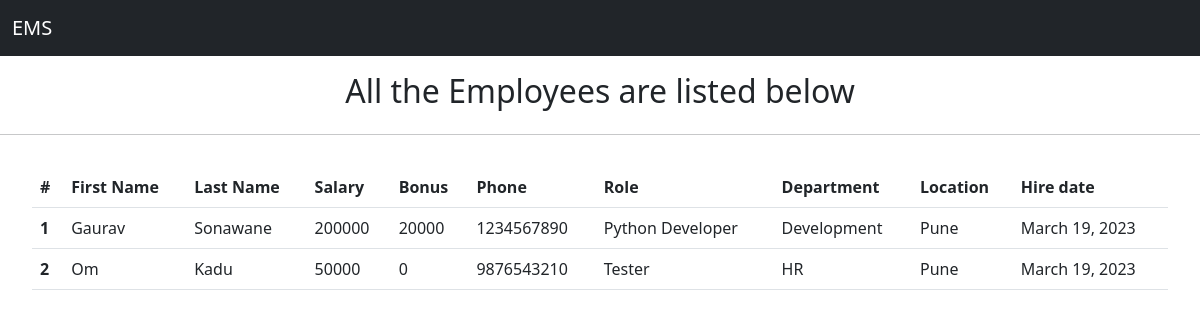
The page /all_emp on the database as committed earlier.
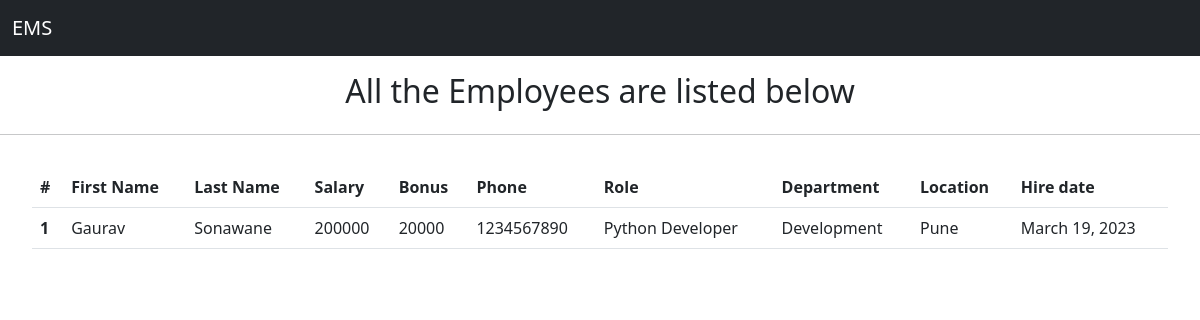
The same page on the database as committed later.
### emp_app/models.py (models this page shows, shortened)
class Employee(models.Model):
    first_name = models.CharField(max_length=100, null=False)
    last_name = models.CharField(max_length=100)
    dept = models.ForeignKey(Department, on_delete=models.CASCADE)
    salary = models.CharField(max_length=100)
    bonus = models.IntegerField(default=0)
    role = models.ForeignKey(Role, on_delete=models.CASCADE)
    phone = models.IntegerField(default=0)
    hire_date = models.DateField()

class Role(models.Model):
    name = models.CharField(max_length=100, null=False)

class Department(models.Model):
    name = models.CharField(max_length=100, null=False)
    location = models.CharField(max_length=100)

### emp_app/views.py (the view)
# urls.py: path('all_emp', views.all_emp, name='all_emp'),
def all_emp(request):
    emps = Employee.objects.all()
    context = {
        'emps': emps
    }
    return render(request, 'view_all_emp.html', context)

### emp_app/templates/view_all_emp.html (shortened to what this page needs)
{% load static %}
<!DOCTYPE html>
<html lang="en">
<head>
    <link href="https://cdn.jsdelivr.net/npm/bootstrap@5.3.0-alpha1/dist/css/bootstrap.min.css" rel="stylesheet"
>
    <link rel="stylesheet" href="{%static 'view_all_emps.css'%}">
</head>
<body>
<header>
    <nav class="navbar navbar-expand-lg bg-dark" data-bs-theme="dark">
        <div class="container-fluid">
            <a class="navbar-brand" href="/">EMS</a>
        </div>
    </nav>
</header>
<div class="center">
    <h2>All the Employees are listed below</h2>
</div>
    <hr>
    <div class="table_cont">
        <table class="table">
            <thead>
            <tr>
                <th scope="col">#</th>
                <th scope="col">First Name</th>
                <th scope="col">Last Name</th>
                <th scope="col">Salary</th>
                <th scope="col">Bonus</th>
                <th scope="col">Phone</th>
                <th scope="col">Role</th>
                <th scope="col">Department</th>
                <th scope="col">Location</th>
                <th scope="col">Hire date</th>
            </tr>
            </thead>
            {% for emp in emps %}
            <tbody>
            <tr>
                <th scope="row">{{emp.id}}</th>
                <td>{{emp.first_name}}</td>
                <td>{{emp.last_name}}</td>
                <td>{{emp.salary}}</td>
                <td>{{emp.bonus}}</td>
                <td>{{emp.phone}}</td>
                <td>{{emp.role.name}}</td>
                <td>{{emp.dept.name}}</td>
                <td>{{emp.dept.location}}</td>
                <td>{{emp.hire_date}}</td>
            </tr>
            </tbody>
            {% endfor %}
        </table>
    </div>
</body>
</html>

### emp_app/static/view_all_emps.css (style rules this page uses)
.center { display:flex; justify-content:center; margin-top:1rem; }
.table_cont { display:flex; justify-content:center; margin:2rem; }

Rows that differ between the two databases and show on the page:
removed Employee: id "2", first_name "Om", last_name "Kadu", salary "50000", bonus "0", phone "9876543210", role.name "Tester", dept.name "HR", dept.location "Pune", hire_date "March 19, 2023"
